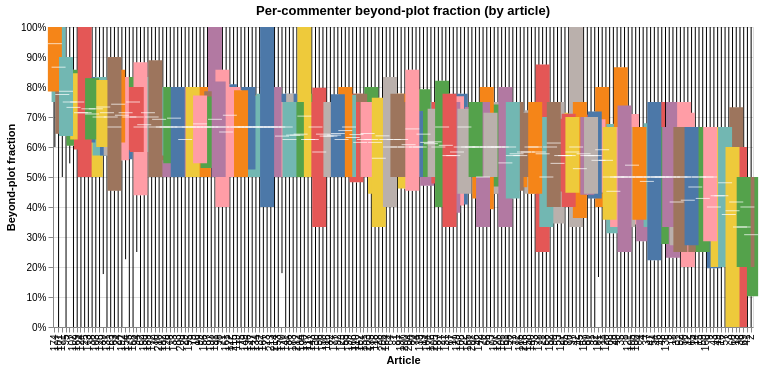

The notebook cell this image was saved under:
### Code cell
# ── Per-commenter beyond-plot rate (distribution within each article) ───
commenter_group = (
    df.groupby(["article_id", "comment_id", "group"])
    .size()
    .unstack(fill_value=0)
)
commenter_total = commenter_group.sum(axis=1)

# Beyond-plot = Prior Knowledge & Evaluative + Inference & Curiosity
commenter_bp_n = (
    commenter_group.get("Prior Knowledge & Evaluative", 0)
    + commenter_group.get("Inference & Curiosity", 0)
)
commenter_bp = (commenter_bp_n / commenter_total).reset_index()
commenter_bp.columns = ["article_id", "comment_id", "bp_frac"]

has_bp = commenter_bp.groupby("article_id")["bp_frac"].agg(
    n_commenters="count",
    pct_with_bp=lambda s: (s > 0).mean(),
    median_bp="median",
    mean_bp="mean",
)
print("── Per-article: how many commenters go beyond the plot? ──")
display(has_bp.sort_values("pct_with_bp", ascending=False).round(3))

alt.Chart(
    commenter_bp, title="Per-commenter beyond-plot fraction (by article)"
).mark_boxplot(extent="min-max").encode(
    x=alt.X("article_id:N", sort=article_order, title="Article"),
    y=alt.Y("bp_frac:Q", title="Beyond-plot fraction", axis=alt.Axis(format="%")),
    color=alt.Color("article_id:N", legend=None),
).properties(width=700, height=300)

### Figure 1 — Vega specification as saved in the notebook (floating-point values rounded to 4 significant figures; data arrays with more than 128 entries replaced by an {"elided": "..."} marker saying what was removed)
{"$schema": "https://vega.github.io/schema/vega/v6.json", "data": [{"name": "source_0"}, {"name": "data_1", "values": {"elided": "188 records"}}, {"name": "data_2", "values": {"elided": "188 records"}}, {"name": "data_3", "values": {"elided": "188 records"}}, {"name": "data_4", "values": {"elided": "188 records"}}, {"name": "source_0_x_domain_article_id", "values": {"elided": "188 records"}}, {"name": "data_3_color_domain_article_id_0", "values": {"elided": "188 records"}}, {"name": "data_4_color_domain_article_id_1", "values": {"elided": "188 records"}}], "marks": [{"type": "rule", "name": "layer_0_marks", "from": {"data": "data_1"}, "encode": {"update": {"stroke": {"value": "black"}, "y": {"field": "lower_whisker_bp_frac", "scale": "y"}, "y2": {"field": "lower_box_bp_frac", "scale": "y"}, "tooltip": {"signal": "{\"Max of Beyond-plot fraction\": format(datum[\"upper_whisker_bp_frac\"], \"\"), \"Q3 of Beyond-plot fraction\": format(datum[\"upper_box_bp_frac\"], \"\"), \"Median of Beyond-plot fraction\": format(datum[\"mid_box_bp_frac\"], \"\"), \"Q1 of Beyond-plot fraction\": format(datum[\"lower_box_bp_frac\"], \"\"), \"Min of Beyond-plot fraction\": format(datum[\"lower_whisker_bp_frac\"], \"\"), \"article_id\": isValid(datum[\"article_id\"]) ? datum[\"article_id\"] : \"\"+datum[\"article_id\"], \"Article\": isValid(datum[\"article_id\"]) ? datum[\"article_id\"] : \"\"+datum[\"article_id\"]}"}, "x": {"field": "article_id", "scale": "x", "band": 0.5}}}, "aria": false, "style": ["rule", "boxplot-rule"]}, {"type": "rule", "name": "layer_1_marks", "from": {"data": "data_2"}, "encode": {"update": {"stroke": {"value": "black"}, "tooltip": {"signal": "{\"Max of Beyond-plot fraction\": format(datum[\"upper_whisker_bp_frac\"], \"\"), \"Q3 of Beyond-plot fraction\": format(datum[\"upper_box_bp_frac\"], \"\"), \"Median of Beyond-plot fraction\": format(datum[\"mid_box_bp_frac\"], \"\"), \"Q1 of Beyond-plot fraction\": format(datum[\"lower_box_bp_frac\"], \"\"), \"Min of Beyond-plot fraction\": format(datum[\"lower_whisker_bp_frac\"], \"\"), \"article_id\": isValid(datum[\"article_id\"]) ? datum[\"article_id\"] : \"\"+datum[\"article_id\"], \"Article\": isValid(datum[\"article_id\"]) ? datum[\"article_id\"] : \"\"+datum[\"article_id\"]}"}, "y": {"field": "upper_box_bp_frac", "scale": "y"}, "y2": {"field": "upper_whisker_bp_frac", "scale": "y"}, "x": {"field": "article_id", "scale": "x", "band": 0.5}}}, "aria": false, "style": ["rule", "boxplot-rule"]}, {"type": "rect", "name": "layer_2_marks", "from": {"data": "data_3"}, "encode": {"update": {"fill": {"field": "article_id", "scale": "color"}, "y2": {"field": "upper_box_bp_frac", "scale": "y"}, "width": {"value": 14}, "xc": {"field": "article_id", "scale": "x", "band": 0.5}, "y": {"field": "lower_box_bp_frac", "scale": "y"}, "tooltip": {"signal": "{\"Max of Beyond-plot fraction\": format(datum[\"upper_whisker_bp_frac\"], \"\"), \"Q3 of Beyond-plot fraction\": format(datum[\"upper_box_bp_frac\"], \"\"), \"Median of Beyond-plot fraction\": format(datum[\"mid_box_bp_frac\"], \"\"), \"Q1 of Beyond-plot fraction\": format(datum[\"lower_box_bp_frac\"], \"\"), \"Min of Beyond-plot fraction\": format(datum[\"lower_whisker_bp_frac\"], \"\"), \"article_id\": isValid(datum[\"article_id\"]) ? datum[\"article_id\"] : \"\"+datum[\"article_id\"], \"Article\": isValid(datum[\"article_id\"]) ? datum[\"article_id\"] : \"\"+datum[\"article_id\"]}"}}}, "style": ["bar", "boxplot-box"]}, {"type": "rect", "name": "layer_3_marks", "from": {"data": "data_4"}, "encode": {"update": {"height": {"value": 1}, "xc": {"field": "article_id", "scale": "x", "band": 0.5}, "fill": [{"field": "article_id", "scale": "color", "test": "datum['lower_box_bp_frac'] >= datum['upper_box_bp_frac']"}, {"value": "white"}], "yc": {"field": "mid_box_bp_frac", "scale": "y"}, "tooltip": {"signal": "{\"Max of Beyond-plot fraction\": format(datum[\"upper_whisker_bp_frac\"], \"\"), \"Q3 of Beyond-plot fraction\": format(datum[\"upper_box_bp_frac\"], \"\"), \"Median of Beyond-plot fraction\": format(datum[\"mid_box_bp_frac\"], \"\"), \"Q1 of Beyond-plot fraction\": format(datum[\"lower_box_bp_frac\"], \"\"), \"Min of Beyond-plot fraction\": format(datum[\"lower_whisker_bp_frac\"], \"\"), \"article_id\": isValid(datum[\"article_id\"]) ? datum[\"article_id\"] : \"\"+datum[\"article_id\"], \"Article\": isValid(datum[\"article_id\"]) ? datum[\"article_id\"] : \"\"+datum[\"article_id\"]}"}, "width": {"value": 14}, "opacity": {"value": 0.7}}}, "aria": false, "style": ["tick", "boxplot-median"]}], "scales": [{"name": "x", "type": "band", "domain": {"data": "source_0_x_domain_article_id", "field": "article_id", "sort": {"op": "max", "field": "sort_field"}}, "range": [0, {"signal": "width"}], "paddingInner": 0, "paddingOuter": 0}, {"name": "y", "type": "linear", "domain": {"fields": [{"data": "data_1", "field": "lower_whisker_bp_frac"}, {"data": "data_1", "field": "lower_box_bp_frac"}, {"data": "data_2", "field": "upper_box_bp_frac"}, {"data": "data_2", "field": "upper_whisker_bp_frac"}, {"data": "data_3", "field": "lower_box_bp_frac"}, {"data": "data_3", "field": "upper_box_bp_frac"}, {"data": "data_4", "field": "mid_box_bp_frac"}]}, "range": [{"signal": "height"}, 0], "zero": true, "nice": true}, {"name": "color", "type": "ordinal", "domain": {"fields": [{"data": "data_3_color_domain_article_id_0", "field": "article_id"}, {"data": "data_4_color_domain_article_id_1", "field": "article_id"}], "sort": true}, "range": "category"}], "axes": [{"scale": "y", "grid": true, "minExtent": 0, "maxExtent": 0, "ticks": false, "labels": false, "orient": "left", "gridScale": "x", "aria": false, "zindex": 0, "tickCount": {"signal": "ceil(height/40)"}, "domain": false}, {"scale": "x", "grid": false, "labelBaseline": "middle", "zindex": 0, "labelAngle": 270, "labelAlign": "right", "orient": "bottom", "title": "Article"}, {"scale": "y", "grid": false, "title": "Beyond-plot fraction", "format": "%", "labelOverlap": true, "orient": "left", "zindex": 0, "tickCount": {"signal": "ceil(height/40)"}}], "title": {"text": "Per-commenter beyond-plot fraction (by article)", "frame": "group"}, "padding": 5, "background": "white", "width": 700, "style": "cell", "height": 300}
